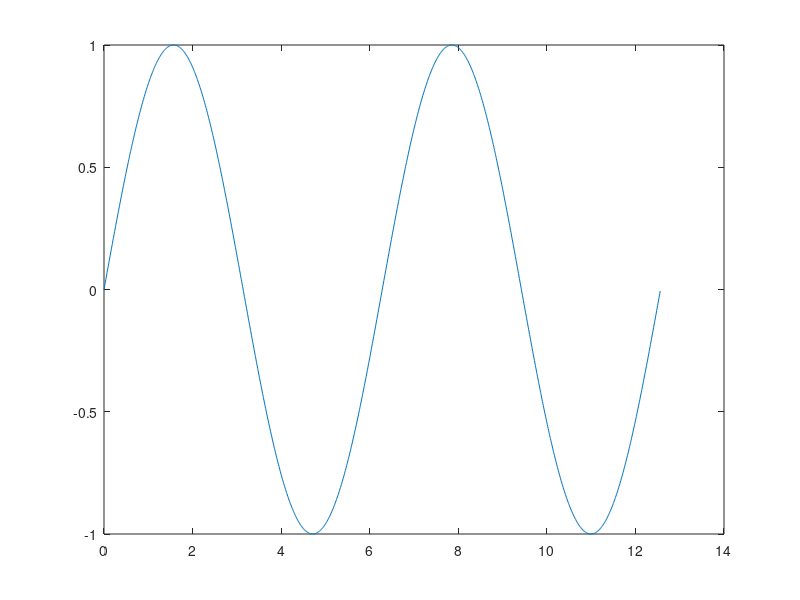

The MATLAB script that drew this image: (Note: this script raises an error after producing the figure.)
x = 0:0.01:4*pi;
y = sin(x);

figure;
p = plot(x, y);
p.LineStyle = '-';
p.LineWidth = 2;

xlabel('x');
ylabel('y');
title('Sinusoidal Wave');